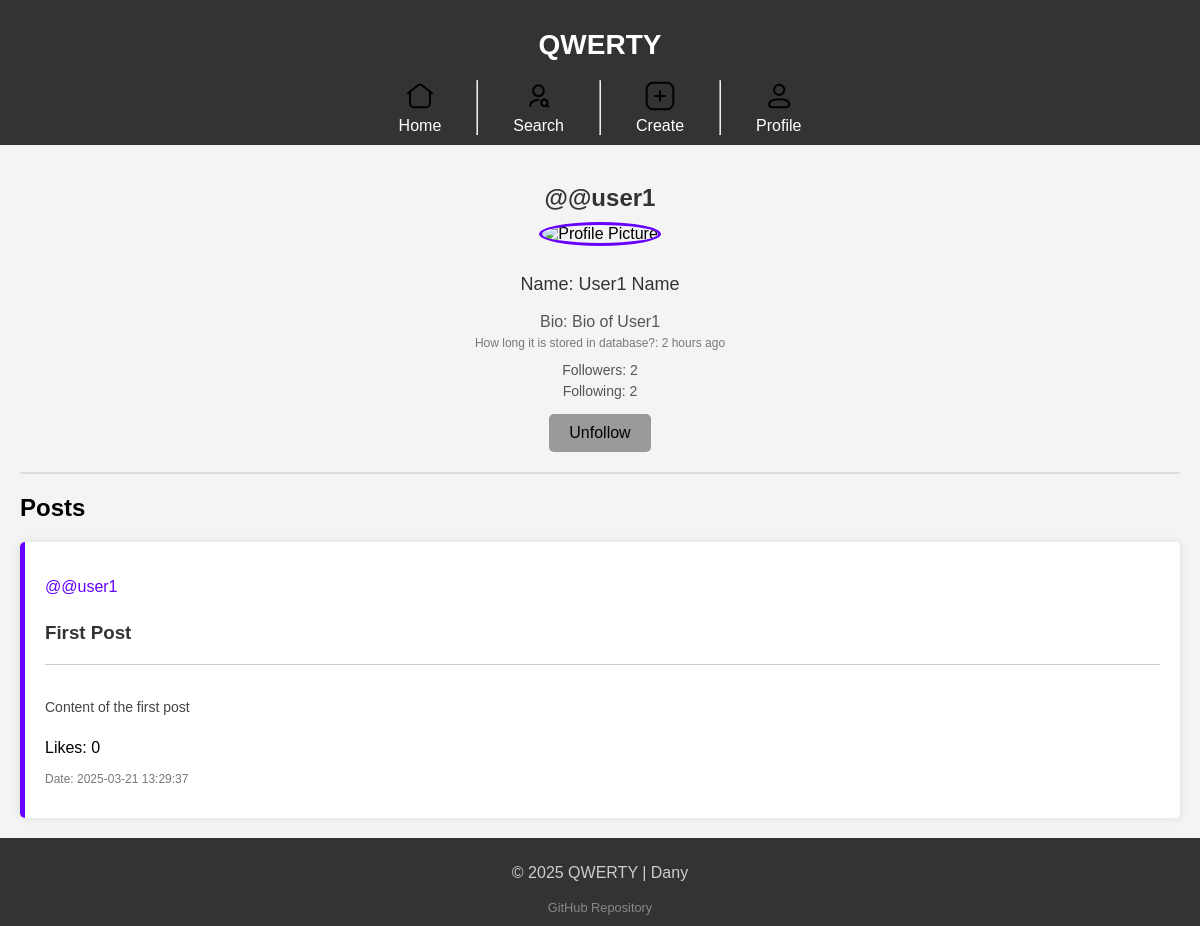
/profile.php?username=@user1 (signed in), run on the app's committed database.
### tables this page shows
CREATE TABLE users (
    user_id INT AUTO_INCREMENT PRIMARY KEY,
    username VARCHAR(50) NOT NULL UNIQUE,
    password VARCHAR(255) NOT NULL,  
    email VARCHAR(100) NOT NULL,
    name VARCHAR(100) NOT NULL,
    bio TEXT,
    profile_pic VARCHAR(255),
    created_at TIMESTAMP DEFAULT CURRENT_TIMESTAMP,
    is_deleted BOOLEAN DEFAULT FALSE,
    data_changes_history JSON
);

### public/lib/UserProfile.php (called while the page is built, shortened)
<?php
class UserProfile {
    private $connection;
    public function __construct($connection) {
        $this->connection = $connection;
    }
    public function getUserProfile($username) {
        $stmt = $this->connection->prepare("SELECT * FROM active_users WHERE username = ?");
        $stmt->execute([$username]);
        return $stmt->fetch(PDO::FETCH_ASSOC);
    }
    public function getFollowersCount($userId) {
        $stmt = $this->connection->prepare("SELECT COUNT(*) as followers FROM active_followers WHERE following_id = ?");
        $stmt->execute([$userId]);
        return $stmt->fetchColumn();
    }
    public function getFollowingsCount($userId) {
        $stmt = $this->connection->prepare("SELECT COUNT(*) as followings FROM active_followers WHERE follower_id = ?");
        $stmt->execute([$userId]);
        return $stmt->fetchColumn();
    }
    public function isFollowing($followerId, $followingId) {
        $stmt = $this->connection->prepare("SELECT is_following FROM followers WHERE follower_id = ? AND following_id = ?");
        $stmt->execute([$followerId, $followingId]);
        return $stmt->fetchColumn();
    }
    public function getUserPosts($userId, $limit = null) {
        $stmt = $this->connection->prepare("SELECT p.*, u.username FROM active_posts p JOIN users u ON p.user_id = u.user_id WHERE p.user_id = ? ORDER BY p.created_at DESC" . ($limit ? " LIMIT $limit;" : ';'));
        $stmt->execute([$userId]);
        return $stmt->fetchAll(PDO::FETCH_ASSOC);
    }
}

### public/profile.php (the view, shortened to what this page needs)
<?php
require '../src/DBconnect.php';
require 'lib/UserProfile.php';
$username = $_GET['username'];
$userProfile = new UserProfile($connection);
$user = $userProfile->getUserProfile($username);
$followersCount = $userProfile->getFollowersCount($user['user_id']);
$followingsCount = $userProfile->getFollowingsCount($user['user_id']);
$isFollowing = isset($_SESSION['username']) ? $userProfile->isFollowing($userProfile->getUserProfile($_SESSION['username'])['user_id'], $user['user_id']) : false;
$posts = $userProfile->getUserPosts($user['user_id']);
?>
<?php
$styles = '<link rel="stylesheet" href="css/pages/profile.css">';
include 'layout/header.php';
?>
<main>
    <section class="profile">
        <h2 class="username">@<?php echo htmlspecialchars($user['username']); ?></h2>
        <img class="profile-pic" src="<?php echo htmlspecialchars(isset($user['profile_pic']) ?: 'img/icons/user-profile-default-pic-iconly.png'); ?>" alt="Profile Picture">
        <p class="name">Name: <?php echo htmlspecialchars($user['name']); ?></p>
        <p class="body">Bio: <?php echo htmlspecialchars($user['bio'] ?: ''); ?></p>
        <p class="date">
            How long it is stored in database?:
            <?php
            $createdDate = new DateTime($user['created_at']);
            $interval = $createdDate->diff(new DateTime());
            if ($interval->y > 0) {
                echo htmlspecialchars($interval->y . ' year' . ($interval->y > 1 ? 's' : '') . ' ago');
            } elseif ($interval->m > 0) {
                echo htmlspecialchars($interval->m . ' month' . ($interval->m > 1 ? 's' : '') . ' ago');
            } elseif ($interval->d >= 7) {
                echo htmlspecialchars(floor($interval->d / 7) . ' week' . (floor($interval->d / 7) > 1 ? 's' : '') . ' ago');
            } elseif ($interval->d > 0) {
                echo htmlspecialchars($interval->d . ' day' . ($interval->d > 1 ? 's' : '') . ' ago');
            } elseif ($interval->h > 0) {
                echo htmlspecialchars($interval->h . ' hour' . ($interval->h > 1 ? 's' : '') . ' ago');
            } elseif ($interval->i > 0) {
                echo htmlspecialchars($interval->i . ' minute' . ($interval->i > 1 ? 's' : '') . ' ago');
            } else {
                echo htmlspecialchars($interval->s . ' second' . ($interval->s > 1 ? 's' : '') . ' ago');
            }
            ?>
        </p>
        <p id="followers-count" class="follow-ers-or-ing">Followers: <span><?php echo $followersCount; ?></span></p>
        <p id="following-count" class="follow-ers-or-ing">Following: <span><?php echo $followingsCount; ?></span></p>
        <?php if (isset($_SESSION['username']) && $_SESSION['username'] === $username): ?>
            <button id="edit-profile-btn">Edit Profile</button>
            <form action="lib/process/process_logout.php" method="post" style="width: 100px; justify-self: center;">
                <button type="submit">Logout</button>
            </form>
        <?php else: ?>
            <button id="follow-btn" class="<?php echo $isFollowing ? 'unfollow-btn' : 'follow-btn'; ?>" <?php echo !isset($_SESSION['username']) ? 'onclick="if(confirm(\'Please login to follow this user.\')) { window.location.href = \'account.php#login\'; }"' : ''; ?>><?php echo $isFollowing ? 'Unfollow' : 'Follow'; ?></button>
        <?php endif; ?>
    </section>
    <section class="posts">
        <h2>Posts</h2>
        <?php foreach ($posts as $post): ?>
            <article class="post">
                <p class="username">@<?php echo htmlspecialchars($post['username']); ?></p>
                <h3 class="title"><?php echo htmlspecialchars($post['title']); ?></h3>
                <hr>
                <p class="body"><?php echo htmlspecialchars($post['content']); ?></p>
                <span class="likes">Likes: <?php echo htmlspecialchars($post['likes'] ?: 0); ?></span>
                <p class="date">Date: <?php echo htmlspecialchars($post['created_at']); ?></p>
            </article>
        <?php endforeach; ?>
    </section>
</main>
<?php include 'layout/footer.php'; ?>

### public/css/main.css (style rules this page uses)
body { font-family: Arial, sans-serif; margin: 0; padding: 0; background-color: #f4f4f4; display: flex; flex-direction: column; min-height: 100vh; }
main { flex: 1; padding: 20px; }

### public/css/components/profiles.css (style rules this page uses)
.profile { text-align: center; padding-bottom: 20px; border-bottom: 2px solid #ddd; }
.profile .username { color: #333; margin-bottom: 10px; }
.profile .profile-pic { width: 120px; height: 120px; border-radius: 50%; object-fit: cover; margin-bottom: 10px; border: 3px solid #6600ff; }
.profile .name { font-size: 18px; color: #333; }
.profile .body { font-size: 16px; color: #555; margin: 5px 0; }
.profile .date { font-size: 12px; color: #777; margin-top: 5px; }
.profile .follow-ers-or-ing { font-size: 14px; color: #555; margin: 5px 0; cursor: pointer; }
.profile .follow-btn, .profile .unfollow-btn { border: none; padding: 10px 20px; font-size: 16px; border-radius: 5px; cursor: pointer; transition: 0.3s; margin-top: 10px; }
.profile .unfollow-btn { background: #999; color: black; }

### public/css/components/posts.css (style rules this page uses)
.post { display: flex; flex-direction: column; gap: 10px; background-color: #fff; padding: 20px; border-radius: 5px; box-shadow: 0 0 10px rgba(0, 0, 0, 0.1); border-left: 5px solid #6600ff; }
.post .username { font-size: 16px; font-family: 'Comic Sans MS', sans-serif; color: #6600ff; }
.post .title { margin: 0; color: #333; }
.post hr { margin: 10px 0; border: none; border-top: 1px solid #ccc; }
.post .body { font-size: 14px; color: #444; }
.post .date { font-size: 12px; color: #777; margin-top: 5px; }

### public/css/components/button.css (style rules this page uses)
button { margin-top: 10px; padding: 10px; background-color: #333; color: #fff; border: none; border-radius: 3px; cursor: pointer; transition: background-color 0.3s; }

### data on the page
users: username "@user1", title "First Post", content "Content of the first post", likes "0", created_at "2025-03-21 13:29:37"

### other printed values
$user['username'] "@user1"
$user['name'] "User1 Name"
$user['bio'] ?: '' "Bio of User1"
$followersCount "2"
$followingsCount "2"
